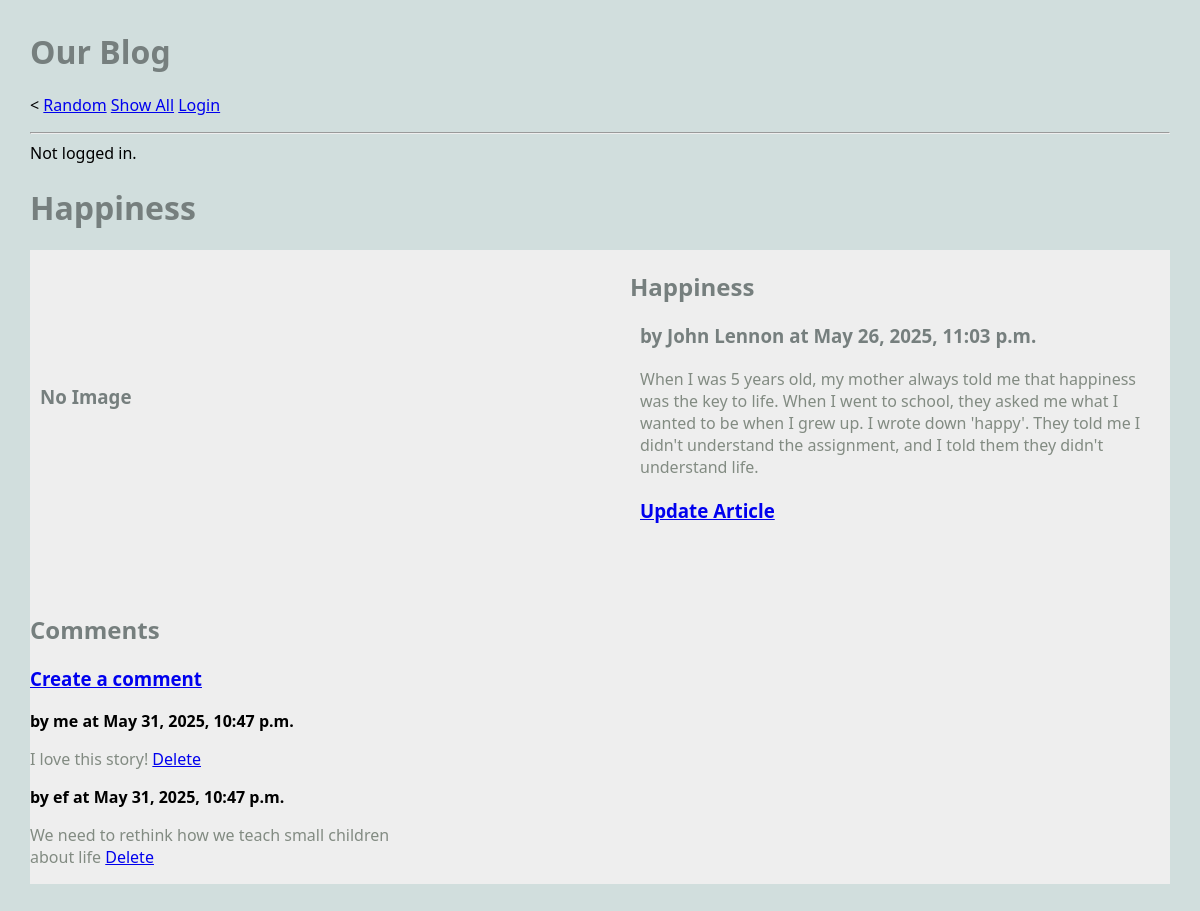
The app's page /blog/article/1, older data.
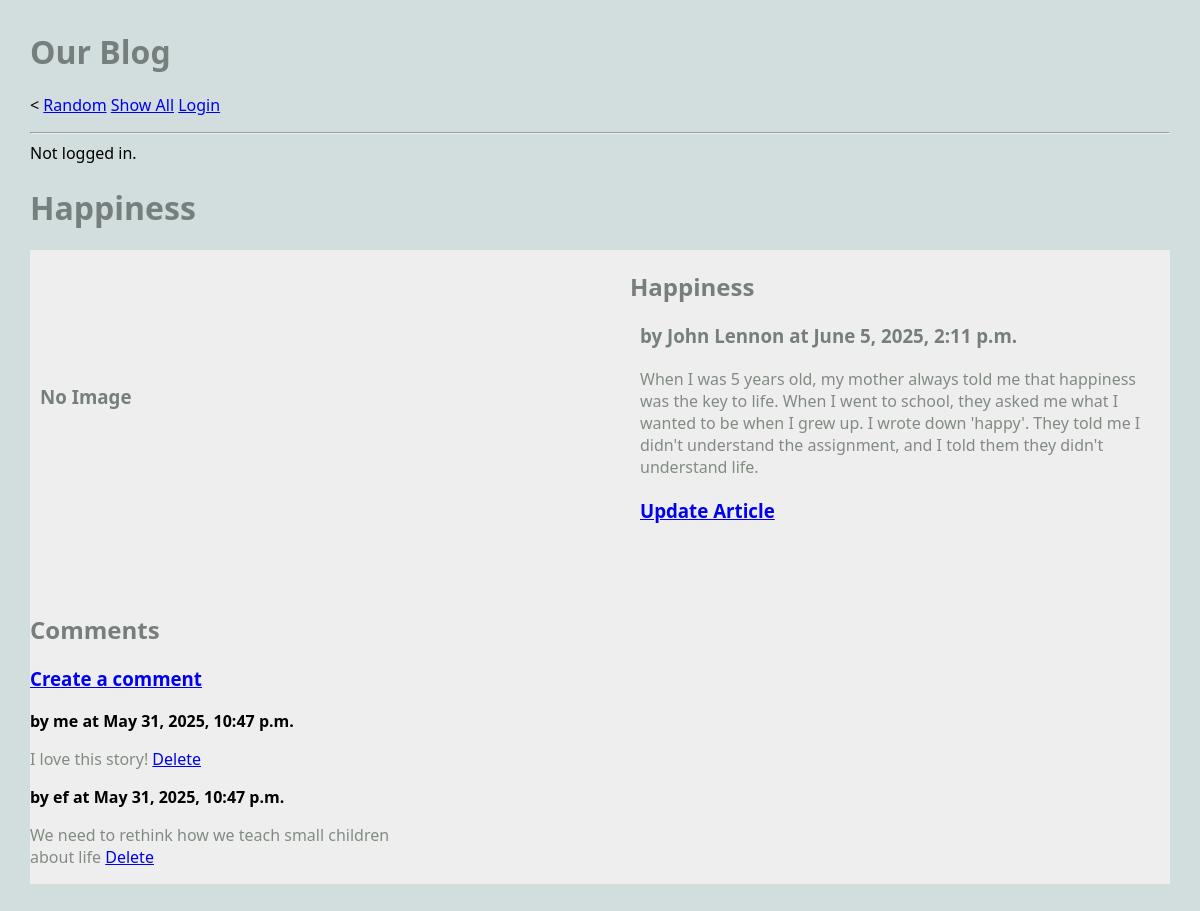
The same page, newer data.
### blog/models.py (models this page shows, shortened)
class Article(models.Model):
    title = models.TextField(blank=True)
    author = models.TextField(blank=True)
    text = models.TextField(blank=True)
    published = models.DateTimeField(auto_now=True)
    image_file = models.ImageField(blank=True) # an actual image
    user = models.ForeignKey(User, on_delete=models.CASCADE) ## NEW
    def get_all_comments(self):
        comments = Comment.objects.filter(article=self)
        return comments

### blog/views.py (the view)
# urls.py: path('article/<int:pk>', ArticleView.as_view(), name="article"),
class ArticleView(DetailView):
    model = Article
    template_name = "blog/article.html"
    context_object_name = "article"

### blog/models.py (called while the page is built)
    def __str__(self):
        return f'{self.text}'

### blog/templates/blog/article.html
{% extends 'blog/base.html' %}
{% block content %}
<h1>{{article.title}}</h1>
<main class="grid-container">
    <article class="featured">
        {% if article.image_file %}
        <img src="{{article.image_file.url}}" alt="">
        {% else %}
        <h3>No Image</h3>
        {% endif %}
        <div>
            <h2>{{article.title}}</h2>
            <h3>by {{article.author}} at {{article.published}}</h3>
            <p>
                {{article.text}}
            </p>
            <h3>
                <a href="{% url 'update_article' article.pk %}"> Update Article</a>
            </h3>
        </div>
    </article>
    <div>
        <h2>Comments</h2>
        <h3>
            <a href="{% url 'create_comment' article.pk %}">Create a comment</a>
        </h3>
        {% for comment in article.get_all_comments %}
            <div>
                <strong>by {{comment.author}} at {{comment.published}}</strong>
                <p>
                    {{comment.text}}
                    <a href="{% url 'delete_comment' comment.pk %}">Delete</a>
                </p>
            </div>
        {% endfor %}
    </div>
</main>
{% endblock %}

Row changes from the older to the newer data that the page shows:
changed Article "Happiness": published "May 26, 2025, 11:03 p.m." → "June 5, 2025, 2:11 p.m."
